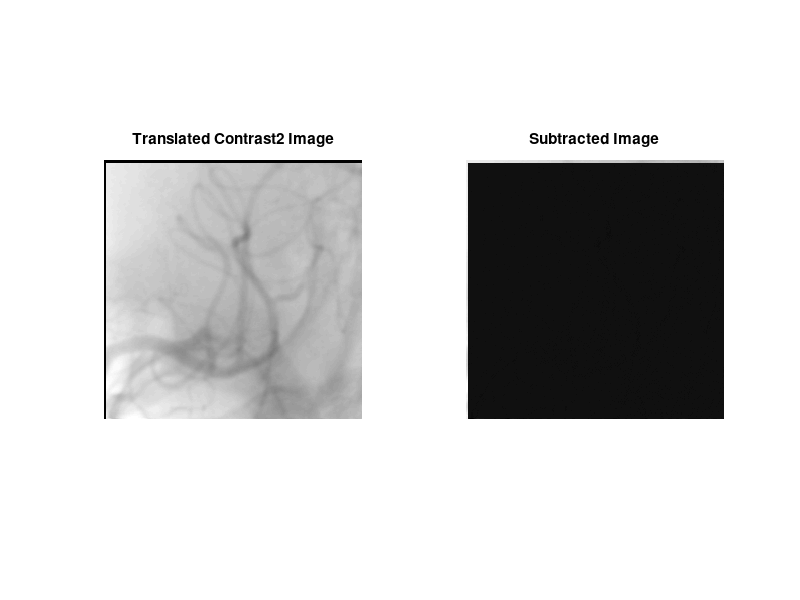

This chart was generated by the following MATLAB code: (Note: this script raises an error after producing the figure.)
%% Load matrices into the workspace. 

load('Contrast1.mat');
load('Contrast2.mat');

%% Problem 1
% Write function myNCC(img1, img2) which computes normalized cross
% correlation between two input images.

%% Problem 2
close all; clc;

% Define translation parameters.
tx = -1.8;
ty = -2.1;

X = 1:length(Contrast2);
Y = 1:length(Contrast2);
[X, Y] = meshgrid(X, Y);

Xi = X + tx;
Yi = Y + ty;
translatedContrast2 = interp2(X, Y, Contrast2, Xi, Yi, 'linear', 0);

fig1 = figure(1); subplot(1,2,1)
imagesc(translatedContrast2); 
colormap gray; axis image; axis off; title('Translated Contrast2 Image');

% Create a subtracted image to confirm registration.
% This image should be black if registration was correct.
subtractedImage = Contrast1 - translatedContrast2;
fig1; subplot(1,2,2)
imagesc(subtractedImage);
colormap gray; axis image; axis off; title('Subtracted Image');
saveas(fig1, 'hw4_fig1.jpg');

% For the purpose of computing NCC correctly, set the edge values that had 
% no points mapped to them equal to the nearest valued row and column. 
% Otherwise, the NCC calculation will be skewed since the correlation 
% between the rows andcolumns of zeros will be distinctly different than 
% the same rows and columns of the fixed image.
translatedContrast2(1:3,:) = [translatedContrast2(4,:); ...
                              translatedContrast2(4,:);
                              translatedContrast2(4,:)];
translatedContrast2(:,1:2) = [translatedContrast2(:,3), ...
                              translatedContrast2(:,3)];
                          
% Compute NCC.
R = myNCC(Contrast1, translatedContrast2);
fprintf('The normalized cross correlation between Contrast1 and registered Contrast2 is %.4f\n', R);

%% Problem 3
% Register the same image pair using fminsearch.
close all; clc;

% Start initial transformation parameters at tx = 0, ty = 0 if only 
% translation is used.
p0 = [0 0];

% Define options e.g. (doc optimset for details).
opt = optimset('Display', 'iter');

% Actual call to optimization.
scalingParam = 1;
[phat, fval] = fminsearch(@funRegister, p0, opt, Contrast1, Contrast2, scalingParam);

% The cross correlation sign is switched again since we calculated it for a
% minimum in the fminsearch() function
nccFound = -fval;
fprintf('The normalized correlation coefficient was found to be %.4f\n', nccFound);

txFound = phat(1);
tyFound = phat(2);

% Compute xi and yi from x, y, and phat.
n = length(Contrast2);
[X, Y] = meshgrid(1:n, 1:n);
xi = X + txFound;
yi = Y + tyFound;

newContrast2 = interp2(X, Y, Contrast2, xi, yi, 'linear', 0);
subtractedImage = Contrast1 - newContrast2;
fig2 = figure(2);
imagesc(subtractedImage);
colormap gray; axis image; axis off; title('Subtracted Image');
saveas(fig2, 'hw4_fig2.jpg');

fig3 = figure(3);
subplot(1,2,1);
imagesc(Contrast1);
colormap gray; axis image; axis off; title('Contrast1 Image');
subplot(1,2,2);
imagesc(newContrast2); 
colormap gray; axis image; axis off; title('Translated Contrast2 Image');
saveas(fig3, 'hw4_fig3.jpg');

%% Problem 4
% Register the same image pair using fminsearch and modified parameters.
%close all; clc;

% Start initial transformation parameters at tx = 0, ty = 0 if only 
% translation is used.
p0 = [0 0];

% Define options e.g. (doc optimset for details)
opt = optimset('Display', 'iter', 'PlotFcns',@optimplotfval);

% Actual call to optimization. Pass the scaling parameter of choice.
scalingParam = 1;
[phat, fval] = fminsearch(@funRegister, p0, opt, Contrast1, Contrast2, scalingParam);

% The cross correlation sign is switched again since we calculated it for a
% minimum in the fminsearch() function
nccFound = -fval;
fprintf('The normalized correlation coefficient was found to be %.4f\n', nccFound);

% Multiply by the scaling parameter.
txFound = scalingParam * phat(1);
tyFound = scalingParam * phat(2);

% Compute xi and yi from x, y, and phat.
n = length(Contrast2);
[X, Y] = meshgrid(1:n, 1:n);
xi = X + txFound;
yi = Y + tyFound;

newContrast2 = interp2(X, Y, Contrast2, xi, yi, 'linear', 0);

fig4 = figure(4); 
imagesc(Contrast1 - newContrast2);
colormap gray; axis image; axis off; title('Subtract Image');
saveas(fig4, 'hw4_fig4.jpg');

%% Problem 5
% Register a new image pair using fminsearch and modified parameters.
close all; clear; clc;

load('mri1.mat');
load('mri2.mat');

fig5 = figure(5);
subplot(1,2,1); imagesc(mri1 - mri2);
colormap gray; axis image; axis off; title('Subtract Image of MRI');

% Start initial transformation parameters at tx = 0, ty = 0 if only 
% translation is used.
p0 = [0 0];

% Define options e.g. (doc optimset for details)
opt = optimset('Display', 'iter', 'TolX', 1, 'TolFun', 1e-3, 'PlotFcns',@optimplotfval);

% Actual call to optimization. Pass the scaling parameter of choice.
scalingParam = 1000;
[phat, fval] = fminsearch(@funRegister, p0, opt, mri1, mri2, scalingParam);

% The cross correlation sign is switched again since we calculated it for a
% minimum in the fminsearch() function
nccFound = -fval;
fprintf('The normalized correlation coefficient was found to be %.4f\n', nccFound);

% Multiply by the scaling parameter.
txFound = scalingParam * phat(1);
tyFound = scalingParam * phat(2);

% Compute xi and yi from x, y, and phat.
n = length(mri2);
[X, Y] = meshgrid(1:n, 1:n);
xi = X + txFound;
yi = Y + tyFound;

newMri2 = interp2(X, Y, mri2, xi, yi, 'linear', 0);

figure(5); 
subplot(1,2,2); imagesc(mri1 - newMri2);
colormap gray; axis image; axis off; title('Subtract Image of MRI');
saveas(fig5, 'hw4_fig5.jpg');

fig6 = figure(6);
subplot(1,2,1); imagesc(mri1);
colormap gray; axis image; axis off; title('mri1');
subplot(1,2,2); imagesc(newMri2);
colormap gray; axis image; axis off; title('Translated mri2');
saveas(fig6, 'hw4_fig6.jpg');

%% Problem 6 (Extra Credit)
% Register a new image pair using fminsearch and modified parameters.
close all; clear; clc;

load('origmri.mat');
load('taskmri.mat');

fig7 = figure(7);
subplot(1,2,1); imagesc(origmri - taskmri);
colormap gray; axis image; axis off; title('Subtract Image of MRI before registration');

% Start initial transformation parameters at tx = 0, ty = 0 if only 
% translation is used.
p0 = [0 0 10];

% Define options e.g. (doc optimset for details)
opt = optimset('Display', 'iter', 'TolX', 1e-2, 'TolFun', 1e-3, 'PlotFcns', @optimplotfval);

% Actual call to optimization. Pass the scaling parameter of choice.
scalingParam = 100;
[phat, fval] = fminsearch(@funRegisterRot, p0, opt, origmri, taskmri, scalingParam);

% The cross correlation sign is switched again since we calculated it for a
% minimum in the fminsearch() function
nccFound = -fval;
fprintf('The normalized correlation coefficient was found to be %.4f\n', nccFound);

% Multiply by the scaling parameter.
txFound = scalingParam * phat(1);
tyFound = scalingParam * phat(2);
thetaFound = scalingParam * phat(3);

% Compute xi and yi from x, y, and phat.
n = length(taskmri);
[X, Y] = meshgrid(1:n, 1:n);
xi = X + txFound;
yi = Y + tyFound;

newTaskMri = interp2(X, Y, taskmri, xi, yi, 'linear', 0);

% Rotate image.
newTaskMri = imrotate(newTaskMri, deg2rad(thetaFound), 'bilinear', 'crop');

figure(7); 
subplot(1,2,2); imagesc(origmri - newTaskMri);
colormap gray; axis image; axis off; title('Subtract Image of MRI after registration');
saveas(fig7, 'hw4_fig7.jpg');

fig8 = figure(8);
subplot(1,2,1); imagesc(origmri);
colormap gray; axis image; axis off; title('Original MRI');
subplot(1,2,2); imagesc(newTaskMri);
colormap gray; axis image; axis off; title('Registered Task MRI');
saveas(fig8, 'hw4_fig8.jpg');